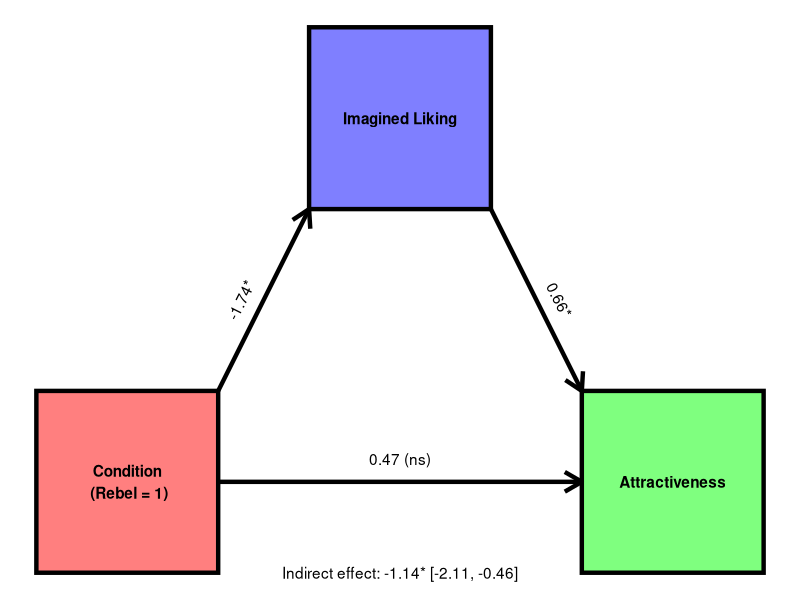

Write R code to recreate this figure.
library(ggplot2)

plot<-ggplot() +
  theme_void() +
  geom_rect(aes(xmin = 1, xmax = 3, ymin = 1, ymax = 3), colour = "black",
            fill = "red", alpha = .5, linewidth = 1.5) +
  geom_rect(aes(xmin = 4, xmax = 6, ymin = 5, ymax = 7), colour = "black",
            fill = "blue", alpha = .5, linewidth = 1.5) +
  geom_rect(aes(xmin = 7, xmax = 9, ymin = 1, ymax = 3), colour = "black",
            fill = "green", alpha = .5, linewidth = 1.5) +
  geom_segment(aes(x = 3, y = 3, xend = 4, yend = 5), linewidth = 1.5,
               arrow = arrow(length = unit(.5,"cm"))) +
  geom_segment(aes(x = 6, y = 5, xend = 7, yend = 3), linewidth = 1.5,
               arrow = arrow(length = unit(.5,"cm"))) +
  geom_segment(aes(x = 3, y = 2, xend = 7, yend = 2), linewidth = 1.5,
               arrow = arrow(length = unit(.5,"cm"))) +
  geom_text(aes(x = 2, y = 2 , label = "Condition\n (Rebel = 1)"), 
            colour = "black", fontface = "bold") +
  geom_text(aes(x = 8, y = 2 , label = "Attractiveness"), colour = "black",
            fontface = "bold") +
  geom_text(aes(x = 5, y = 6 , label = "Imagined Liking"), colour = "black",
            fontface = "bold") +
  geom_text(aes(x = 5, y = 2.25 , label = "0.47 (ns)")) +
  geom_text(aes(x = 3.25, y = 4 , label = "-1.74*"), angle = atan2(2,1) * (180 / pi)) +
  geom_text(aes(x = 6.75, y = 4 , label = "0.66*"), angle = 360 - atan2(2,1) * (180 / pi)) +
  geom_text(aes(x = 5, y = 1 , label = "Indirect effect: -1.14* [-2.11, -0.46]"))
                 
  
